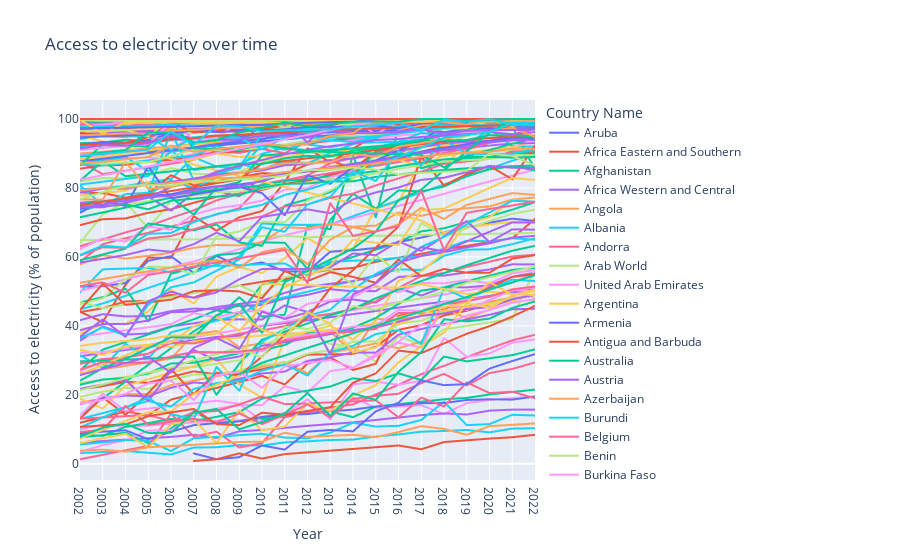

The code cell stored with this chart in its notebook:
### Markdown cell above
## Plot

### Code cell
import plotly.express as px

fig = px.line(
    electricity_by_country_by_year,
    x="Year",
    y="Access to electricity (% of population)",
    color="Country Name",
    title="Access to electricity over time"
)
fig.show()
